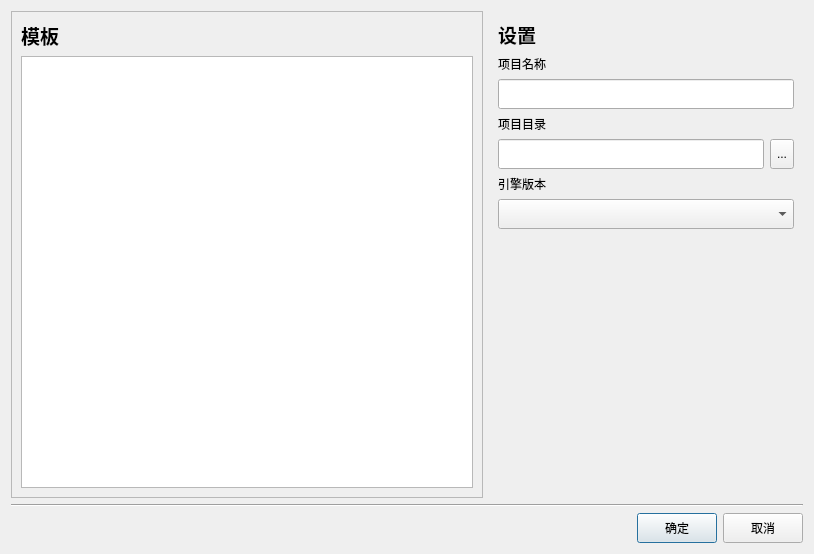
<?xml version="1.0" encoding="UTF-8"?>
<ui version="4.0">
 <class>CreateDialog</class>
 <widget class="QDialog" name="CreateDialog">
  <property name="geometry">
   <rect>
    <x>0</x>
    <y>0</y>
    <width>814</width>
    <height>554</height>
   </rect>
  </property>
  <property name="focusPolicy">
   <enum>Qt::StrongFocus</enum>
  </property>
  <property name="windowTitle">
   <string>创建工程</string>
  </property>
  <layout class="QVBoxLayout" name="verticalLayout_6">
   <item>
    <layout class="QHBoxLayout" name="horizontalLayout_2" stretch="6,4">
     <item>
      <widget class="QFrame" name="frame">
       <property name="frameShape">
        <enum>QFrame::StyledPanel</enum>
       </property>
       <property name="frameShadow">
        <enum>QFrame::Raised</enum>
       </property>
       <layout class="QVBoxLayout" name="verticalLayout">
        <item>
         <widget class="QLabel" name="label">
          <property name="font">
           <font>
            <pointsize>14</pointsize>
            <weight>75</weight>
            <bold>true</bold>
           </font>
          </property>
          <property name="text">
           <string>模板</string>
          </property>
         </widget>
        </item>
        <item>
         <widget class="QListWidget" name="template_list">
          <property name="focusPolicy">
           <enum>Qt::NoFocus</enum>
          </property>
          <property name="editTriggers">
           <set>QAbstractItemView::NoEditTriggers</set>
          </property>
          <property name="showDropIndicator" stdset="0">
           <bool>false</bool>
          </property>
         </widget>
        </item>
       </layout>
      </widget>
     </item>
     <item>
      <widget class="QWidget" name="widget" native="true">
       <layout class="QVBoxLayout" name="verticalLayout_5">
        <item>
         <widget class="QLabel" name="label_2">
          <property name="font">
           <font>
            <pointsize>14</pointsize>
            <weight>75</weight>
            <bold>true</bold>
           </font>
          </property>
          <property name="text">
           <string>设置</string>
          </property>
         </widget>
        </item>
        <item>
         <layout class="QVBoxLayout" name="verticalLayout_3">
          <item>
           <widget class="QLabel" name="label_3">
            <property name="text">
             <string>项目名称</string>
            </property>
           </widget>
          </item>
          <item>
           <widget class="QLineEdit" name="name_lineEdit">
            <property name="minimumSize">
             <size>
              <width>0</width>
              <height>30</height>
             </size>
            </property>
           </widget>
          </item>
         </layout>
        </item>
        <item>
         <layout class="QVBoxLayout" name="verticalLayout_2">
          <item>
           <widget class="QLabel" name="label_4">
            <property name="text">
             <string>项目目录</string>
            </property>
           </widget>
          </item>
          <item>
           <layout class="QHBoxLayout" name="horizontalLayout">
            <item>
             <widget class="QLineEdit" name="dir_lineEdit">
              <property name="minimumSize">
               <size>
                <width>0</width>
                <height>30</height>
               </size>
              </property>
             </widget>
            </item>
            <item>
             <widget class="QToolButton" name="dir_button">
              <property name="minimumSize">
               <size>
                <width>0</width>
                <height>30</height>
               </size>
              </property>
              <property name="text">
               <string>...</string>
              </property>
             </widget>
            </item>
           </layout>
          </item>
         </layout>
        </item>
        <item>
         <layout class="QVBoxLayout" name="verticalLayout_4">
          <item>
           <widget class="QLabel" name="label_5">
            <property name="text">
             <string>引擎版本</string>
            </property>
           </widget>
          </item>
          <item>
           <widget class="QComboBox" name="version_comboBox">
            <property name="minimumSize">
             <size>
              <width>0</width>
              <height>30</height>
             </size>
            </property>
           </widget>
          </item>
         </layout>
        </item>
        <item>
         <spacer name="verticalSpacer">
          <property name="orientation">
           <enum>Qt::Vertical</enum>
          </property>
          <property name="sizeHint" stdset="0">
           <size>
            <width>20</width>
            <height>40</height>
           </size>
          </property>
         </spacer>
        </item>
       </layout>
      </widget>
     </item>
    </layout>
   </item>
   <item>
    <widget class="Line" name="line">
     <property name="orientation">
      <enum>Qt::Horizontal</enum>
     </property>
    </widget>
   </item>
   <item>
    <layout class="QHBoxLayout" name="horizontalLayout_3">
     <item>
      <spacer name="horizontalSpacer">
       <property name="orientation">
        <enum>Qt::Horizontal</enum>
       </property>
       <property name="sizeHint" stdset="0">
        <size>
         <width>40</width>
         <height>20</height>
        </size>
       </property>
      </spacer>
     </item>
     <item>
      <widget class="QPushButton" name="confirm_button">
       <property name="minimumSize">
        <size>
         <width>0</width>
         <height>30</height>
        </size>
       </property>
       <property name="text">
        <string>确定</string>
       </property>
      </widget>
     </item>
     <item>
      <widget class="QPushButton" name="cancel_button">
       <property name="minimumSize">
        <size>
         <width>0</width>
         <height>30</height>
        </size>
       </property>
       <property name="text">
        <string>取消</string>
       </property>
      </widget>
     </item>
    </layout>
   </item>
  </layout>
 </widget>
 <resources/>
 <connections/>
</ui>
